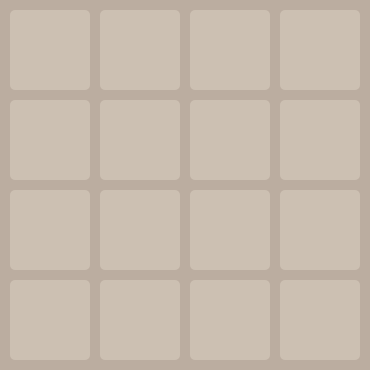
  <widget class="QGroupBox" name="gbxCheckerboard">
   <property name="enabled">
    <bool>false</bool>
   </property>
   <property name="geometry">
    <rect>
     <x>455</x>
     <y>310</y>
     <width>370</width>
     <height>370</height>
    </rect>
   </property>
   <property name="focusPolicy">
    <enum>Qt::NoFocus</enum>
   </property>
   <property name="styleSheet">
    <string notr="true">background-color: rgb(187,173,160);
border-radius: 5px;</string>
   </property>
   <property name="title">
    <string/>
   </property>
   <widget class="QPushButton" name="pBtn0">
    <property name="enabled">
     <bool>false</bool>
    </property>
    <property name="geometry">
     <rect>
      <x>10</x>
      <y>10</y>
      <width>80</width>
      <height>80</height>
     </rect>
    </property>
    <property name="font">
     <font>
      <family>NumberOnly</family>
      <pointsize>24</pointsize>
      <bold>true</bold>
     </font>
    </property>
    <property name="focusPolicy">
     <enum>Qt::NoFocus</enum>
    </property>
    <property name="styleSheet">
     <string notr="true">QPushButton
{
	color: rgb(115, 110, 100);
	background-color: rgb(204,192,178);
	border-radius: 5px;
}

QPushButton:hover
{
	background-color: rgb(219, 210, 200);
}

QPushButton:pressed
{
	background-color: rgb(187, 173, 160);
	padding-left: 3px;
	padding-top: 3px;
}</string>
    </property>
    <property name="text">
     <string/>
    </property>
    <property name="autoDefault">
     <bool>false</bool>
    </property>
    <property name="default">
     <bool>false</bool>
    </property>
    <property name="flat">
     <bool>true</bool>
    </property>
   </widget>
   <widget class="QPushButton" name="pBtn1">
    <property name="enabled">
     <bool>false</bool>
    </property>
    <property name="geometry">
     <rect>
      <x>100</x>
      <y>10</y>
      <width>80</width>
      <height>80</height>
     </rect>
    </property>
    <property name="font">
     <font>
      <family>NumberOnly</family>
      <pointsize>24</pointsize>
      <bold>true</bold>
     </font>
    </property>
    <property name="focusPolicy">
     <enum>Qt::NoFocus</enum>
    </property>
    <property name="styleSheet">
     <string notr="true">QPushButton
{
	color: rgb(115, 110, 100);
	background-color: rgb(204,192,178);
	border-radius: 5px;
}

QPushButton:hover
{
	background-color: rgb(219, 210, 200);
}

QPushButton:pressed
{
	background-color: rgb(187, 173, 160);
	padding-left: 3px;
	padding-top: 3px;
}</string>
    </property>
    <property name="text">
     <string/>
    </property>
    <property name="autoDefault">
     <bool>false</bool>
    </property>
    <property name="default">
     <bool>false</bool>
    </property>
    <property name="flat">
     <bool>true</bool>
    </property>
   </widget>
   <widget class="QPushButton" name="pBtn2">
    <property name="enabled">
     <bool>false</bool>
    </property>
    <property name="geometry">
     <rect>
      <x>190</x>
      <y>10</y>
      <width>80</width>
      <height>80</height>
     </rect>
    </property>
    <property name="font">
     <font>
      <family>NumberOnly</family>
      <pointsize>24</pointsize>
      <bold>true</bold>
     </font>
    </property>
    <property name="focusPolicy">
     <enum>Qt::NoFocus</enum>
    </property>
    <property name="styleSheet">
     <string notr="true">QPushButton
{
	color: rgb(115, 110, 100);
	background-color: rgb(204,192,178);
	border-radius: 5px;
}

QPushButton:hover
{
	background-color: rgb(219, 210, 200);
}

QPushButton:pressed
{
	background-color: rgb(187, 173, 160);
	padding-left: 3px;
	padding-top: 3px;
}</string>
    </property>
    <property name="text">
     <string/>
    </property>
    <property name="autoDefault">
     <bool>false</bool>
    </property>
    <property name="default">
     <bool>false</bool>
    </property>
    <property name="flat">
     <bool>true</bool>
    </property>
   </widget>
   <widget class="QPushButton" name="pBtn3">
    <property name="enabled">
     <bool>false</bool>
    </property>
    <property name="geometry">
     <rect>
      <x>280</x>
      <y>10</y>
      <width>80</width>
      <height>80</height>
     </rect>
    </property>
    <property name="font">
     <font>
      <family>NumberOnly</family>
      <pointsize>24</pointsize>
      <bold>true</bold>
     </font>
    </property>
    <property name="focusPolicy">
     <enum>Qt::NoFocus</enum>
    </property>
    <property name="styleSheet">
     <string notr="true">QPushButton
{
	color: rgb(115, 110, 100);
	background-color: rgb(204,192,178);
	border-radius: 5px;
}

QPushButton:hover
{
	background-color: rgb(219, 210, 200);
}

QPushButton:pressed
{
	background-color: rgb(187, 173, 160);
	padding-left: 3px;
	padding-top: 3px;
}</string>
    </property>
    <property name="text">
     <string/>
    </property>
    <property name="autoDefault">
     <bool>false</bool>
    </property>
    <property name="default">
     <bool>false</bool>
    </property>
    <property name="flat">
     <bool>true</bool>
    </property>
   </widget>
   <widget class="QPushButton" name="pBtn4">
    <property name="enabled">
     <bool>false</bool>
    </property>
    <property name="geometry">
     <rect>
      <x>10</x>
      <y>100</y>
      <width>80</width>
      <height>80</height>
     </rect>
    </property>
    <property name="font">
     <font>
      <family>NumberOnly</family>
      <pointsize>24</pointsize>
      <bold>true</bold>
     </font>
    </property>
    <property name="focusPolicy">
     <enum>Qt::NoFocus</enum>
    </property>
    <property name="styleSheet">
     <string notr="true">QPushButton
{
	color: rgb(115, 110, 100);
	background-color: rgb(204,192,178);
	border-radius: 5px;
}

QPushButton:hover
{
	background-color: rgb(219, 210, 200);
}

QPushButton:pressed
{
	background-color: rgb(187, 173, 160);
	padding-left: 3px;
	padding-top: 3px;
}</string>
    </property>
    <property name="text">
     <string/>
    </property>
    <property name="autoDefault">
     <bool>false</bool>
    </property>
    <property name="default">
     <bool>false</bool>
    </property>
    <property name="flat">
     <bool>true</bool>
    </property>
   </widget>
   <widget class="QPushButton" name="pBtn5">
    <property name="enabled">
     <bool>false</bool>
    </property>
    <property name="geometry">
     <rect>
      <x>100</x>
      <y>100</y>
      <width>80</width>
      <height>80</height>
     </rect>
    </property>
    <property name="font">
     <font>
      <family>NumberOnly</family>
      <pointsize>24</pointsize>
      <bold>true</bold>
     </font>
    </property>
    <property name="focusPolicy">
     <enum>Qt::NoFocus</enum>
    </property>
    <property name="styleSheet">
     <string notr="true">QPushButton
{
	color: rgb(115, 110, 100);
	background-color: rgb(204,192,178);
	border-radius: 5px;
}

QPushButton:hover
{
	background-color: rgb(219, 210, 200);
}

QPushButton:pressed
{
	background-color: rgb(187, 173, 160);
	padding-left: 3px;
	padding-top: 3px;
}</string>
    </property>
    <property name="text">
     <string/>
    </property>
    <property name="autoDefault">
     <bool>false</bool>
    </property>
    <property name="default">
     <bool>false</bool>
    </property>
    <property name="flat">
     <bool>true</bool>
    </property>
   </widget>
   <widget class="QPushButton" name="pBtn8">
    <property name="enabled">
     <bool>false</bool>
    </property>
    <property name="geometry">
     <rect>
      <x>10</x>
      <y>190</y>
      <width>80</width>
      <height>80</height>
     </rect>
    </property>
    <property name="font">
     <font>
      <family>NumberOnly</family>
      <pointsize>24</pointsize>
      <bold>true</bold>
     </font>
    </property>
    <property name="focusPolicy">
     <enum>Qt::NoFocus</enum>
    </property>
    <property name="styleSheet">
     <string notr="true">QPushButton
{
	color: rgb(115, 110, 100);
	background-color: rgb(204,192,178);
	border-radius: 5px;
}

QPushButton:hover
{
	background-color: rgb(219, 210, 200);
}

QPushButton:pressed
{
	background-color: rgb(187, 173, 160);
	padding-left: 3px;
	padding-top: 3px;
}</string>
    </property>
    <property name="text">
     <string/>
    </property>
    <property name="autoDefault">
     <bool>false</bool>
    </property>
    <property name="default">
     <bool>false</bool>
    </property>
    <property name="flat">
     <bool>true</bool>
    </property>
   </widget>
   <widget class="QPushButton" name="pBtn6">
    <property name="enabled">
     <bool>false</bool>
    </property>
    <property name="geometry">
     <rect>
      <x>190</x>
      <y>100</y>
      <width>80</width>
      <height>80</height>
     </rect>
    </property>
    <property name="font">
     <font>
      <family>NumberOnly</family>
      <pointsize>24</pointsize>
      <bold>true</bold>
     </font>
    </property>
    <property name="focusPolicy">
     <enum>Qt::NoFocus</enum>
    </property>
    <property name="styleSheet">
     <string notr="true">QPushButton
{
	color: rgb(115, 110, 100);
	background-color: rgb(204,192,178);
	border-radius: 5px;
}

QPushButton:hover
{
	background-color: rgb(219, 210, 200);
}

QPushButton:pressed
{
	background-color: rgb(187, 173, 160);
	padding-left: 3px;
	padding-top: 3px;
}</string>
    </property>
    <property name="text">
     <string/>
    </property>
    <property name="autoDefault">
     <bool>false</bool>
    </property>
    <property name="default">
     <bool>false</bool>
    </property>
    <property name="flat">
     <bool>true</bool>
    </property>
   </widget>
   <widget class="QPushButton" name="pBtn9">
    <property name="enabled">
     <bool>false</bool>
    </property>
    <property name="geometry">
     <rect>
      <x>100</x>
      <y>190</y>
      <width>80</width>
      <height>80</height>
     </rect>
    </property>
    <property name="font">
     <font>
      <family>NumberOnly</family>
      <pointsize>24</pointsize>
      <bold>true</bold>
     </font>
    </property>
    <property name="focusPolicy">
     <enum>Qt::NoFocus</enum>
    </property>
    <property name="styleSheet">
     <string notr="true">QPushButton
{
	color: rgb(115, 110, 100);
	background-color: rgb(204,192,178);
	border-radius: 5px;
}

QPushButton:hover
{
	background-color: rgb(219, 210, 200);
}

QPushButton:pressed
{
	background-color: rgb(187, 173, 160);
	padding-left: 3px;
	padding-top: 3px;
}</string>
    </property>
    <property name="text">
     <string/>
    </property>
    <property name="autoDefault">
     <bool>false</bool>
    </property>
    <property name="default">
     <bool>false</bool>
    </property>
    <property name="flat">
     <bool>true</bool>
    </property>
   </widget>
   <widget class="QPushButton" name="pBtn7">
    <property name="enabled">
     <bool>false</bool>
    </property>
    <property name="geometry">
     <rect>
      <x>280</x>
      <y>100</y>
      <width>80</width>
      <height>80</height>
     </rect>
    </property>
    <property name="font">
     <font>
      <family>NumberOnly</family>
      <pointsize>24</pointsize>
      <bold>true</bold>
     </font>
    </property>
    <property name="focusPolicy">
     <enum>Qt::NoFocus</enum>
    </property>
    <property name="styleSheet">
     <string notr="true">QPushButton
{
	color: rgb(115, 110, 100);
	background-color: rgb(204,192,178);
	border-radius: 5px;
}

QPushButton:hover
{
	background-color: rgb(219, 210, 200);
}

QPushButton:pressed
{
	background-color: rgb(187, 173, 160);
	padding-left: 3px;
	padding-top: 3px;
}</string>
    </property>
    <property name="text">
     <string/>
    </property>
    <property name="autoDefault">
     <bool>false</bool>
    </property>
    <property name="default">
     <bool>false</bool>
    </property>
    <property name="flat">
     <bool>true</bool>
    </property>
   </widget>
   <widget class="QPushButton" name="pBtn10">
    <property name="enabled">
     <bool>false</bool>
    </property>
    <property name="geometry">
     <rect>
      <x>190</x>
      <y>190</y>
      <width>80</width>
      <height>80</height>
     </rect>
    </property>
    <property name="font">
     <font>
      <family>NumberOnly</family>
      <pointsize>24</pointsize>
      <bold>true</bold>
     </font>
    </property>
    <property name="focusPolicy">
     <enum>Qt::NoFocus</enum>
    </property>
    <property name="styleSheet">
     <string notr="true">QPushButton
{
	color: rgb(115, 110, 100);
	background-color: rgb(204,192,178);
	border-radius: 5px;
}

QPushButton:hover
{
	background-color: rgb(219, 210, 200);
}

QPushButton:pressed
{
	background-color: rgb(187, 173, 160);
	padding-left: 3px;
	padding-top: 3px;
}</string>
    </property>
    <property name="text">
     <string/>
    </property>
    <property name="autoDefault">
     <bool>false</bool>
    </property>
    <property name="default">
     <bool>false</bool>
    </property>
    <property name="flat">
     <bool>true</bool>
    </property>
   </widget>
   <widget class="QPushButton" name="pBtn14">
    <property name="enabled">
     <bool>false</bool>
    </property>
    <property name="geometry">
     <rect>
      <x>190</x>
      <y>280</y>
      <width>80</width>
      <height>80</height>
     </rect>
    </property>
    <property name="font">
     <font>
      <family>NumberOnly</family>
      <pointsize>24</pointsize>
      <bold>true</bold>
     </font>
    </property>
    <property name="focusPolicy">
     <enum>Qt::NoFocus</enum>
    </property>
    <property name="styleSheet">
     <string notr="true">QPushButton
{
	color: rgb(115, 110, 100);
	background-color: rgb(204,192,178);
	border-radius: 5px;
}

QPushButton:hover
{
	background-color: rgb(219, 210, 200);
}

QPushButton:pressed
{
	background-color: rgb(187, 173, 160);
	padding-left: 3px;
	padding-top: 3px;
}</string>
    </property>
    <property name="text">
     <string/>
    </property>
    <property name="autoDefault">
     <bool>false</bool>
    </property>
    <property name="default">
     <bool>false</bool>
    </property>
    <property name="flat">
     <bool>true</bool>
    </property>
   </widget>
   <widget class="QPushButton" name="pBtn11">
    <property name="enabled">
     <bool>false</bool>
    </property>
    <property name="geometry">
     <rect>
      <x>280</x>
      <y>190</y>
      <width>80</width>
      <height>80</height>
     </rect>
    </property>
    <property name="font">
     <font>
      <family>NumberOnly</family>
      <pointsize>24</pointsize>
      <bold>true</bold>
     </font>
    </property>
    <property name="focusPolicy">
     <enum>Qt::NoFocus</enum>
    </property>
    <property name="styleSheet">
     <string notr="true">QPushButton
{
	color: rgb(115, 110, 100);
	background-color: rgb(204,192,178);
	border-radius: 5px;
}

QPushButton:hover
{
	background-color: rgb(219, 210, 200);
}

QPushButton:pressed
{
	background-color: rgb(187, 173, 160);
	padding-left: 3px;
	padding-top: 3px;
}</string>
    </property>
    <property name="text">
     <string/>
    </property>
    <property name="autoDefault">
     <bool>false</bool>
    </property>
    <property name="default">
     <bool>false</bool>
    </property>
    <property name="flat">
     <bool>true</bool>
    </property>
   </widget>
   <widget class="QPushButton" name="pBtn15">
    <property name="enabled">
     <bool>false</bool>
    </property>
    <property name="geometry">
     <rect>
      <x>280</x>
      <y>280</y>
      <width>80</width>
      <height>80</height>
     </rect>
    </property>
    <property name="font">
     <font>
      <family>NumberOnly</family>
      <pointsize>24</pointsize>
      <bold>true</bold>
     </font>
    </property>
    <property name="focusPolicy">
     <enum>Qt::NoFocus</enum>
    </property>
    <property name="styleSheet">
     <string notr="true">QPushButton
{
	color: rgb(115, 110, 100);
	background-color: rgb(204,192,178);
	border-radius: 5px;
}

QPushButton:hover
{
	background-color: rgb(219, 210, 200);
}

QPushButton:pressed
{
	background-color: rgb(187, 173, 160);
	padding-left: 3px;
	padding-top: 3px;
}</string>
    </property>
    <property name="text">
     <string/>
    </property>
    <property name="autoDefault">
     <bool>false</bool>
    </property>
    <property name="default">
     <bool>false</bool>
    </property>
    <property name="flat">
     <bool>true</bool>
    </property>
   </widget>
   <widget class="QPushButton" name="pBtn13">
    <property name="enabled">
     <bool>false</bool>
    </property>
    <property name="geometry">
     <rect>
      <x>100</x>
      <y>280</y>
      <width>80</width>
      <height>80</height>
     </rect>
    </property>
    <property name="font">
     <font>
      <family>NumberOnly</family>
      <pointsize>24</pointsize>
      <bold>true</bold>
     </font>
    </property>
    <property name="focusPolicy">
     <enum>Qt::NoFocus</enum>
    </property>
    <property name="styleSheet">
     <string notr="true">QPushButton
{
	color: rgb(115, 110, 100);
	background-color: rgb(204,192,178);
	border-radius: 5px;
}

QPushButton:hover
{
	background-color: rgb(219, 210, 200);
}

QPushButton:pressed
{
	background-color: rgb(187, 173, 160);
	padding-left: 3px;
	padding-top: 3px;
}</string>
    </property>
    <property name="text">
     <string/>
    </property>
    <property name="autoDefault">
     <bool>false</bool>
    </property>
    <property name="default">
     <bool>false</bool>
    </property>
    <property name="flat">
     <bool>true</bool>
    </property>
   </widget>
   <widget class="QPushButton" name="pBtn12">
    <property name="enabled">
     <bool>false</bool>
    </property>
    <property name="geometry">
     <rect>
      <x>10</x>
      <y>280</y>
      <width>80</width>
      <height>80</height>
     </rect>
    </property>
    <property name="font">
     <font>
      <family>NumberOnly</family>
      <pointsize>24</pointsize>
      <bold>true</bold>
     </font>
    </property>
    <property name="focusPolicy">
     <enum>Qt::NoFocus</enum>
    </property>
    <property name="styleSheet">
     <string notr="true">QPushButton
{
	color: rgb(115, 110, 100);
	background-color: rgb(204,192,178);
	border-radius: 5px;
}

QPushButton:hover
{
	background-color: rgb(219, 210, 200);
}

QPushButton:pressed
{
	background-color: rgb(187, 173, 160);
	padding-left: 3px;
	padding-top: 3px;
}</string>
    </property>
    <property name="text">
     <string/>
    </property>
    <property name="autoDefault">
     <bool>false</bool>
    </property>
    <property name="default">
     <bool>false</bool>
    </property>
    <property name="flat">
     <bool>true</bool>
    </property>
   </widget>
  </widget>
